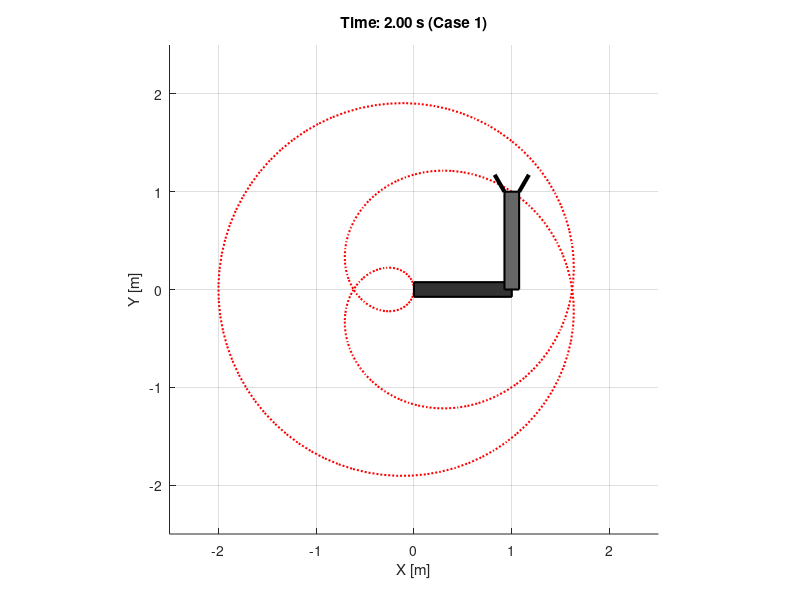
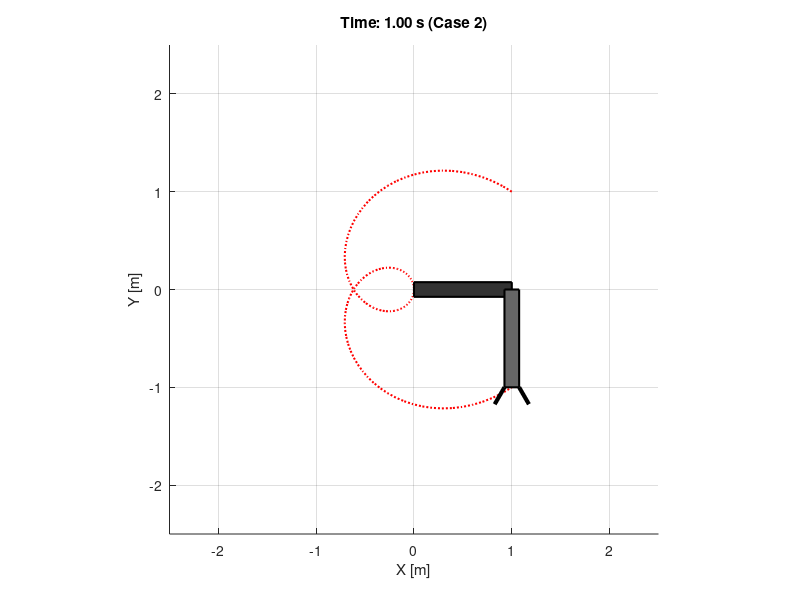

The MATLAB script that drew these images, in order:
clear; clc; close all;

%% 1. 파라미터 설정
L1 = 1.0; % 링크 1 길이
L2 = 1.0; % 링크 2 길이
W = 0.15; % 링크 두께 (두껍게 설정)
GripSize = 0.2; % 집게발 크기

% 시나리오 설정
cases = [2, 200;  % Case 1: 2초, 200샘플
         1, 100]; % Case 2: 1초, 100샘플

for c = 1:2
    T_final = cases(c, 1);
    N_samples = cases(c, 2);
    t = linspace(0, T_final, N_samples);
    
    % 관절 궤적 입력 함수 (2:3 리사주 패턴)
    theta1 = 2 * pi * t;                
    theta2 = pi * t + pi/2;             
    
    %% 2. 시각화 준비
    fig = figure('Name', sprintf('Case %d: Manipulator Simulation', c), 'Color', 'w');
    hold on; grid on; axis equal;
    xlim([-2.5 2.5]); ylim([-2.5 2.5]);
    xlabel('X [m]'); ylabel('Y [m]');
    
    % 궤적 저장을 위한 변수
    traj_x = []; traj_y = [];
    h_traj = plot(0, 0, 'r:', 'LineWidth', 1.5); % 궤적 점선
    
    % 링크 및 집게발 객체(Patch) 초기화
    % 링크 1
    h_link1 = patch(0, 0, [0.2 0.2 0.2], 'EdgeColor', 'k', 'LineWidth', 1.5);
    % 링크 2
    h_link2 = patch(0, 0, [0.4 0.4 0.4], 'EdgeColor', 'k', 'LineWidth', 1.5);
    % 집게발 1, 2
    h_grip1 = plot([0 0], [0 0], 'k', 'LineWidth', 3);
    h_grip2 = plot([0 0], [0 0], 'k', 'LineWidth', 3);
    
    %% 3. 시뮬레이션 루프
    for i = 1:N_samples
        th1 = theta1(i);
        th2 = theta2(i);
        th12 = th1 + th2; % 절대각
        
        % 관절 좌표 계산
        x0 = 0; y0 = 0;
        x1 = L1 * cos(th1);
        y1 = L1 * sin(th1);
        x2 = x1 + L2 * cos(th12);
        y2 = y1 + L2 * sin(th12);
        
        % 궤적 업데이트
        traj_x = [traj_x, x2];
        traj_y = [traj_y, y2];
        set(h_traj, 'XData', traj_x, 'YData', traj_y);
        
        % --- 링크 1 그리기 (두꺼운 직사각형) ---
        R1 = [cos(th1) -sin(th1); sin(th1) cos(th1)];
        link1_pts = [0, L1, L1, 0; W/2, W/2, -W/2, -W/2];
        link1_rot = R1 * link1_pts;
        set(h_link1, 'XData', link1_rot(1,:) + x0, 'YData', link1_rot(2,:) + y0);
        
        % --- 링크 2 그리기 (두꺼운 직사각형) ---
        R2 = [cos(th12) -sin(th12); sin(th12) cos(th12)];
        link2_pts = [0, L2, L2, 0; W/2, W/2, -W/2, -W/2];
        link2_rot = R2 * link2_pts;
        set(h_link2, 'XData', link2_rot(1,:) + x1, 'YData', link2_rot(2,:) + y1);
        
        % --- 집게발(Gripper) 계산 및 그리기 ---
        % 말단 장치에서 양옆으로 벌어진 두 개의 발
        grip_base_rot = R2 * [L2; 0]; % 말단 지점
        
        % 집게발 1 (위쪽)
        g1_pts = R2 * [L2, L2 + GripSize*cos(pi/6); W/2, W/2 + GripSize*sin(pi/6)];
        set(h_grip1, 'XData', g1_pts(1,:) + x1, 'YData', g1_pts(2,:) + y1);
        
        % 집게발 2 (아래쪽)
        g2_pts = R2 * [L2, L2 + GripSize*cos(-pi/6); -W/2, -W/2 + GripSize*sin(-pi/6)];
        set(h_grip2, 'XData', g2_pts(1,:) + x1, 'YData', g2_pts(2,:) + y1);
        
        title(sprintf('Time: %.2f s (Case %d)', t(i), c));
        drawnow;
        if c == 1, pause(0.01); else, pause(0.02); end
    end
end
